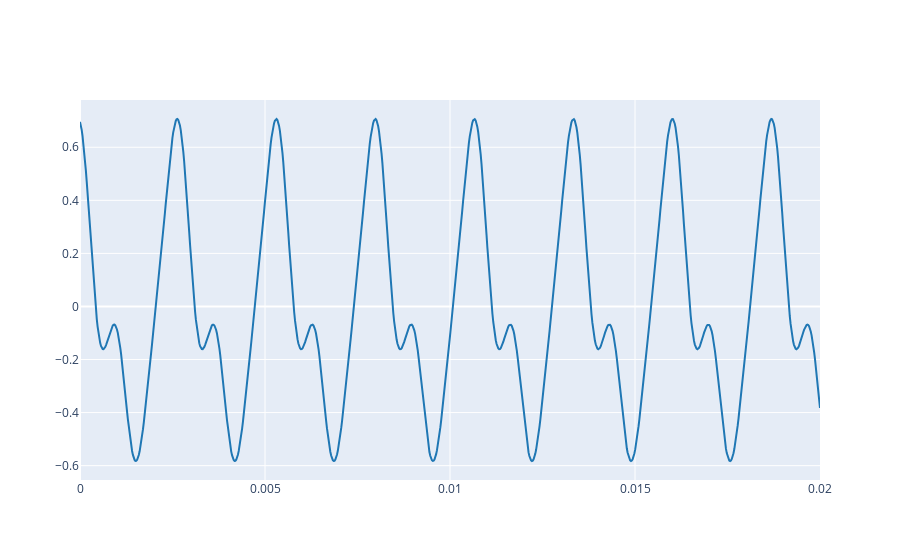

Notebook source saved alongside this figure:
### Markdown cell above
**3. Harmonic signals**

Now, we will work with harmonic signals. Until now, we have been working with simple sinusoids signals but most musical instruments sounds are harmonic. This means that they are formed by a sinusoid of the fundamental frequency plus sinusoids with frequencies multiples of it. For instance, we can define the following signal formed by the fundamental frequency plus the second and the third harmonic (note that each wave has a different phase).

### Code cell
import numpy as np
from util import plot_signals

fs = 44100        # sampling rate
f0 = 374.0        # pick a base fundamental freq (use your measured f0 if you want)
duration = 0.02   # short window (20 ms) just to visualize shape
t = np.arange(0, duration, 1/fs)

# amplitudes of each harmonic (relative to the fundamental)
A1 = 0.5   # fundamental
A2 = 0.2   # 2nd harmonic
A3 = 0.1   # 3rd harmonic

# phases for each harmonic in radians
phi1 = 0.0
phi2 = 1.0
phi3 = -0.5

harmonic_signal = (
    A1 * np.cos(2*np.pi*(1*f0)*t + phi1) +
    A2 * np.cos(2*np.pi*(2*f0)*t + phi2) +
    A3 * np.cos(2*np.pi*(3*f0)*t + phi3)
)

plot_signals(
    [harmonic_signal],
    fs,
    name=["harmonic signal (f0 + 2f0 + 3f0)"]
)

### Figure 1 — Plotly figure (JSON) as saved in the notebook; plotly's stock layout.template omitted (floating-point values rounded to 4 significant figures; data arrays with more than 128 entries replaced by an {"elided": "..."} marker saying what was removed)
{"data": [{"line": {"color": "#1f77b4", "shape": "linear"}, "mode": "lines", "name": "harmonic signal (f0 + 2f0 + 3f0)", "type": "scatter", "x": {"elided": "882 float values"}, "y": {"elided": "882 float values"}}], "layout": {}}
